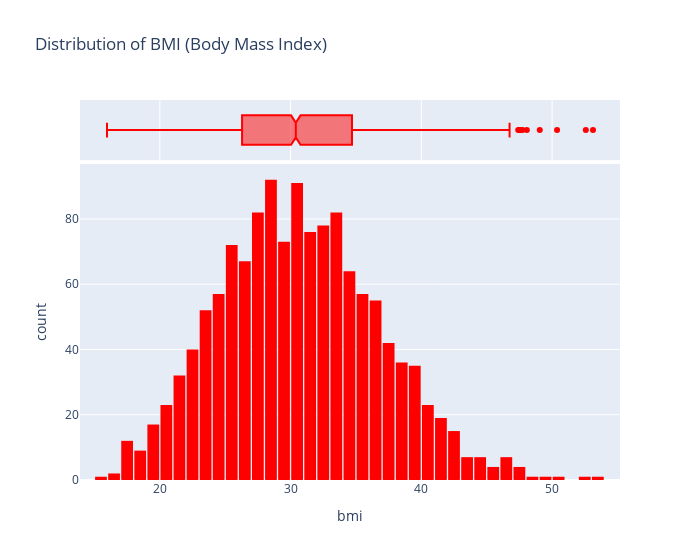

The notebook cell this image was saved under:
### Markdown cell above
### BMI

### Code cell
fig = px.histogram(medical_df,
                   x = 'bmi',
                   marginal = 'box',
                   color_discrete_sequence = ['red'],
                   title = "Distribution of BMI (Body Mass Index)")
fig.update_layout(bargap = 0.1, width = 700)
fig.show()

### Figure 1 — Plotly figure (JSON) as saved in the notebook; plotly's stock layout.template omitted (floating-point values rounded to 4 significant figures; data arrays with more than 128 entries replaced by an {"elided": "..."} marker saying what was removed)
{"data": [{"alignmentgroup": "True", "bingroup": "x", "hovertemplate": "bmi=%{x}<br>count=%{y}<extra></extra>", "legendgroup": "", "marker": {"color": "red", "pattern": {"shape": ""}}, "name": "", "offsetgroup": "", "orientation": "v", "showlegend": false, "type": "histogram", "x": {"elided": "1338 float values"}, "xaxis": "x", "yaxis": "y"}, {"alignmentgroup": "True", "hovertemplate": "bmi=%{x}<extra></extra>", "legendgroup": "", "marker": {"color": "red"}, "name": "", "notched": true, "offsetgroup": "", "showlegend": false, "type": "box", "x": {"elided": "1338 float values"}, "xaxis": "x2", "yaxis": "y2"}], "layout": {"bargap": 0.1, "barmode": "relative", "legend": {"tracegroupgap": 0}, "title": {"text": "Distribution of BMI (Body Mass Index)"}, "width": 700, "xaxis": {"anchor": "y", "domain": [0, 1], "title": {"text": "bmi"}}, "xaxis2": {"anchor": "y2", "domain": [0, 1], "matches": "x", "showgrid": true, "showticklabels": false}, "yaxis": {"anchor": "x", "domain": [0, 0.8316], "title": {"text": "count"}}, "yaxis2": {"anchor": "x2", "domain": [0.8416, 1], "matches": "y2", "showgrid": false, "showline": false, "showticklabels": false, "ticks": ""}}}
